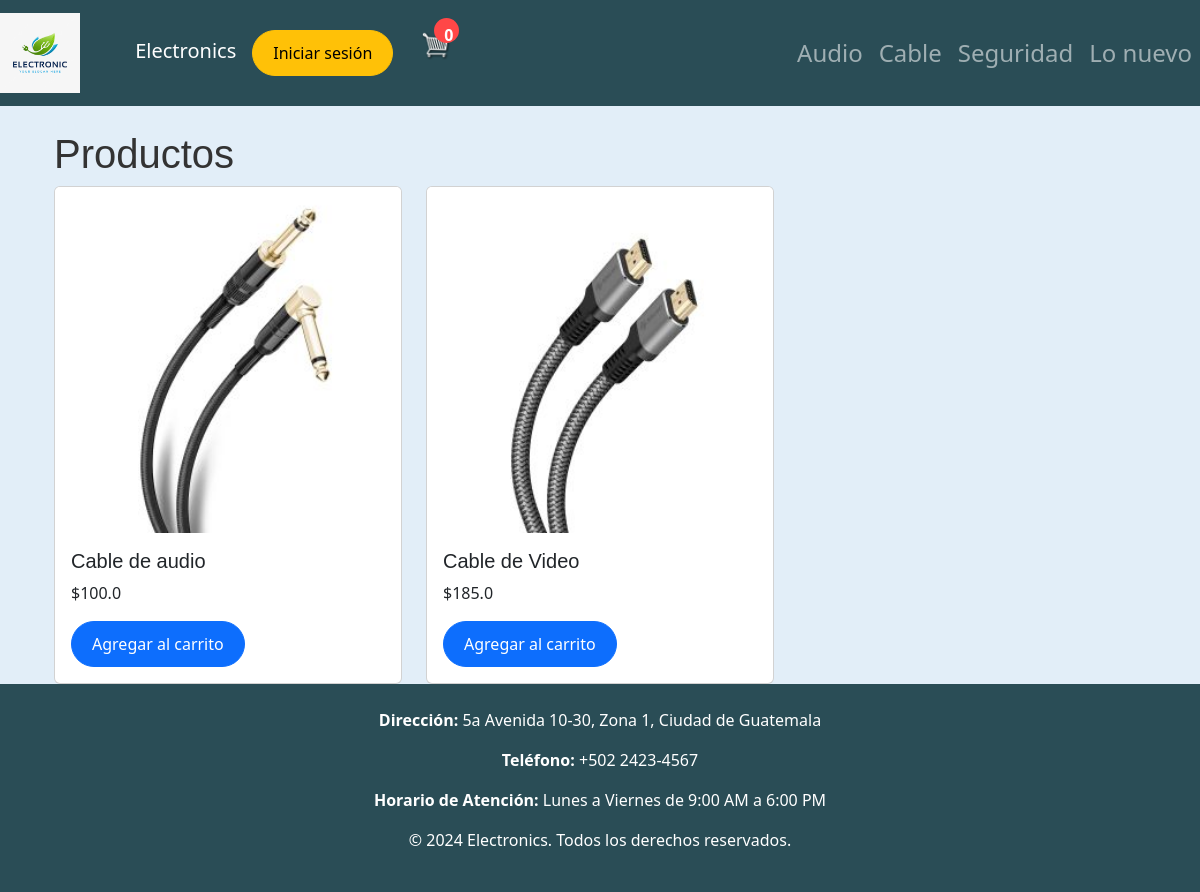
Page /categoria/cable/ on the committed database.
### app/models.py (models this page shows, shortened)
class Product(models.Model):
    name = models.CharField(max_length=200, null=True)
    price = models.FloatField()
    digital = models.BooleanField(default=False, null=True, blank=True)
    image = models.ImageField(null=True, blank=True)
    category = models.CharField(max_length=200, choices=CATEGORY_CHOICES, null=True)  # Categoría del producto
    @property
    def imageURL(self):
        try:
            url = self.image.url
        except:
            url = ''
        return url

### app/views.py (the view)
# urls.py: path('categoria/<str:category>/', views.store, name='productos_categoria'),  # Aquí pasamos 'category' como parámetro
def store(request, category=None):
    if category:
        products = Product.objects.filter(category=category)
    else:
        products = Product.objects.all()
    cart_items = request.session.get('cart', {}).values()
    cart_items_count = sum(item['quantity'] for item in cart_items)
    context = {
        'products': products,
        'cartItems': cart_items_count,
    }
    return render(request, 'generales/store.html', context)

### app/templates/generales/store.html
{% extends 'generales/main.html' %}
{% load static %}
{% block content %}
    <div class="container">
        <h1>Productos</h1>
        <div class="row">
            {% for product in products %}
            <div class="col-md-4">
                <div class="card">
                    <img src="{{ product.imageURL }}" class="card-img-top" alt="{{ product.name }}">
                    <div class="card-body">
                        <h5 class="card-title">{{ product.name }}</h5>
                        <p class="card-text">${{ product.price }}</p>
                        <button class="btn btn-primary update-cart" data-product="{{ product.id }}" data-action="add">Agregar al carrito</button>
                    </div>
                </div>
            </div>
            {% empty %}
            <p>No hay productos en esta categoría.</p>
            {% endfor %}
        </div>
    </div>
{% endblock content %}

### statics/css/main.css (style rules this page uses)
body { background-color: hsl(207, 60%, 93%); }
h1,h2,h3,h4,h5,h6 { color: hsl(0, 0%, 20%); font-family: 'Arial', sans-serif; }
.btn { border-radius: 50px; padding: 10px 20px; font-size: 16px; transition: all 0.2s ease; }

### rows in the picture
Product: imageURL (picture), name "Cable de audio", price "100.0"
Product: imageURL (picture), name "Cable de Video", price "185.0"

### other values in the picture
{{ cartItems }} "0"
